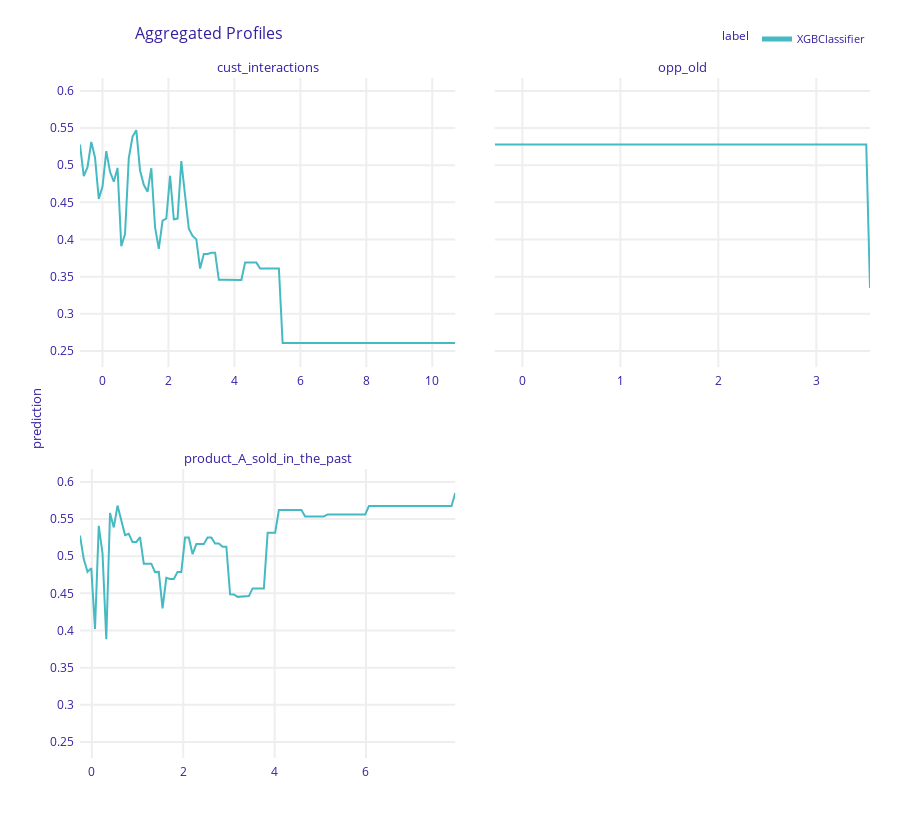

The notebook cell saved with this chart:
### Code cell
ale_obj = explainer.model_profile(
    type='accumulated',
    variables=['cust_interactions', 'opp_old', 'product_A_sold_in_the_past']
)
ale_obj.plot()

### Figure 1 — Plotly figure (JSON) as saved in the notebook; plotly's stock layout.template omitted (floating-point values rounded to 4 significant figures; data arrays with more than 128 entries replaced by an {"elided": "..."} marker saying what was removed)
{"data": [{"customdata": {"elided": "101x3 mixed values"}, "hovertemplate": "<b>%{hovertext}</b><br><br>prediction=%{y:.3f}<br>mean_prediction=%{customdata[0]:.3f}<extra></extra>", "hovertext": ["XGBClassifier", "XGBClassifier", "XGBClassifier", "XGBClassifier", "XGBClassifier", "XGBClassifier", "XGBClassifier", "XGBClassifier", "XGBClassifier", "XGBClassifier", "XGBClassifier", "XGBClassifier", "XGBClassifier", "XGBClassifier", "XGBClassifier", "XGBClassifier", "XGBClassifier", "XGBClassifier", "XGBClassifier", "XGBClassifier", "XGBClassifier", "XGBClassifier", "XGBClassifier", "XGBClassifier", "XGBClassifier", "XGBClassifier", "XGBClassifier", "XGBClassifier", "XGBClassifier", "XGBClassifier", "XGBClassifier", "XGBClassifier", "XGBClassifier", "XGBClassifier", "XGBClassifier", "XGBClassifier", "XGBClassifier", "XGBClassifier", "XGBClassifier", "XGBClassifier", "XGBClassifier", "XGBClassifier", "XGBClassifier", "XGBClassifier", "XGBClassifier", "XGBClassifier", "XGBClassifier", "XGBClassifier", "XGBClassifier", "XGBClassifier", "XGBClassifier", "XGBClassifier", "XGBClassifier", "XGBClassifier", "XGBClassifier", "XGBClassifier", "XGBClassifier", "XGBClassifier", "XGBClassifier", "XGBClassifier", "XGBClassifier", "XGBClassifier", "XGBClassifier", "XGBClassifier", "XGBClassifier", "XGBClassifier", "XGBClassifier", "XGBClassifier", "XGBClassifier", "XGBClassifier", "XGBClassifier", "XGBClassifier", "XGBClassifier", "XGBClassifier", "XGBClassifier", "XGBClassifier", "XGBClassifier", "XGBClassifier", "XGBClassifier", "XGBClassifier", "XGBClassifier", "XGBClassifier", "XGBClassifier", "XGBClassifier", "XGBClassifier", "XGBClassifier", "XGBClassifier", "XGBClassifier", "XGBClassifier", "XGBClassifier", "XGBClassifier", "XGBClassifier", "XGBClassifier", "XGBClassifier", "XGBClassifier", "XGBClassifier", "XGBClassifier", "XGBClassifier", "XGBClassifier", "XGBClassifier", "XGBClassifier"], "legendgroup": "XGBClassifier", "line": {"color": "#46bac2", "dash": "solid", "width": 2}, "marker": {"symbol": "circle"}, "mode": "lines", "name": "XGBClassifier", "opacity": 1, "orientation": "v", "showlegend": true, "type": "scatter", "x": [-0.6817, -0.5679, -0.4541, -0.3403, -0.2265, -0.1127, 0.001046, 0.1148, 0.2286, 0.3424, 0.4562, 0.57, 0.6838, 0.7976, 0.9114, 1.025, 1.139, 1.253, 1.367, 1.48, 1.594, 1.708, 1.822, 1.935, 2.049, 2.163, 2.277, 2.391, 2.504, 2.618, 2.732, 2.846, 2.96, 3.073, 3.187, 3.301, 3.415, 3.529, 3.642, 3.756, 3.87, 3.984, 4.098, 4.211, 4.325, 4.439, 4.553, 4.666, 4.78, 4.894, 5.008, 5.122, 5.235, 5.349, 5.463, 5.577, 5.691, 5.804, 5.918, 6.032, 6.146, 6.26, 6.373, 6.487, 6.601, 6.715, 6.829, 6.942, 7.056, 7.17, 7.284, 7.397, 7.511, 7.625, 7.739, 7.853, 7.966, 8.08, 8.194, 8.308, 8.422, 8.535, 8.649, 8.763, 8.877, 8.991, 9.104, 9.218, 9.332, 9.446, 9.559, 9.673, 9.787, 9.901, 10.01, 10.13, 10.24, 10.36, 10.47, 10.58, 10.7], "xaxis": "x3", "y": [0.5277, 0.4852, 0.4974, 0.5313, 0.5105, 0.4547, 0.4713, 0.519, 0.4911, 0.4778, 0.4964, 0.391, 0.4074, 0.5094, 0.5385, 0.5472, 0.493, 0.4736, 0.4642, 0.496, 0.4165, 0.3875, 0.4254, 0.4283, 0.4859, 0.4273, 0.4282, 0.5055, 0.4592, 0.4147, 0.4049, 0.4002, 0.3608, 0.3806, 0.3806, 0.3822, 0.3822, 0.3457, 0.3457, 0.3457, 0.3455, 0.3455, 0.3455, 0.3455, 0.3689, 0.3689, 0.3689, 0.3689, 0.361, 0.361, 0.361, 0.361, 0.361, 0.361, 0.2608, 0.2608, 0.2608, 0.2608, 0.2608, 0.2608, 0.2608, 0.2608, 0.2608, 0.2608, 0.2608, 0.2608, 0.2608, 0.2608, 0.2608, 0.2608, 0.2608, 0.2608, 0.2608, 0.2608, 0.2608, 0.2608, 0.2608, 0.2608, 0.2608, 0.2608, 0.2608, 0.2608, 0.2608, 0.2608, 0.2608, 0.2608, 0.2608, 0.2608, 0.2608, 0.2608, 0.2608, 0.2608, 0.2608, 0.2608, 0.2608, 0.2608, 0.2608, 0.2608, 0.2608, 0.2608, 0.2608], "yaxis": "y3"}, {"customdata": {"elided": "101x3 mixed values"}, "hovertemplate": "<b>%{hovertext}</b><br><br>prediction=%{y:.3f}<br>mean_prediction=%{customdata[0]:.3f}<extra></extra>", "hovertext": ["XGBClassifier", "XGBClassifier", "XGBClassifier", "XGBClassifier", "XGBClassifier", "XGBClassifier", "XGBClassifier", "XGBClassifier", "XGBClassifier", "XGBClassifier", "XGBClassifier", "XGBClassifier", "XGBClassifier", "XGBClassifier", "XGBClassifier", "XGBClassifier", "XGBClassifier", "XGBClassifier", "XGBClassifier", "XGBClassifier", "XGBClassifier", "XGBClassifier", "XGBClassifier", "XGBClassifier", "XGBClassifier", "XGBClassifier", "XGBClassifier", "XGBClassifier", "XGBClassifier", "XGBClassifier", "XGBClassifier", "XGBClassifier", "XGBClassifier", "XGBClassifier", "XGBClassifier", "XGBClassifier", "XGBClassifier", "XGBClassifier", "XGBClassifier", "XGBClassifier", "XGBClassifier", "XGBClassifier", "XGBClassifier", "XGBClassifier", "XGBClassifier", "XGBClassifier", "XGBClassifier", "XGBClassifier", "XGBClassifier", "XGBClassifier", "XGBClassifier", "XGBClassifier", "XGBClassifier", "XGBClassifier", "XGBClassifier", "XGBClassifier", "XGBClassifier", "XGBClassifier", "XGBClassifier", "XGBClassifier", "XGBClassifier", "XGBClassifier", "XGBClassifier", "XGBClassifier", "XGBClassifier", "XGBClassifier", "XGBClassifier", "XGBClassifier", "XGBClassifier", "XGBClassifier", "XGBClassifier", "XGBClassifier", "XGBClassifier", "XGBClassifier", "XGBClassifier", "XGBClassifier", "XGBClassifier", "XGBClassifier", "XGBClassifier", "XGBClassifier", "XGBClassifier", "XGBClassifier", "XGBClassifier", "XGBClassifier", "XGBClassifier", "XGBClassifier", "XGBClassifier", "XGBClassifier", "XGBClassifier", "XGBClassifier", "XGBClassifier", "XGBClassifier", "XGBClassifier", "XGBClassifier", "XGBClassifier", "XGBClassifier", "XGBClassifier", "XGBClassifier", "XGBClassifier", "XGBClassifier", "XGBClassifier"], "legendgroup": "XGBClassifier", "line": {"color": "#46bac2", "dash": "solid", "width": 2}, "marker": {"symbol": "circle"}, "mode": "lines", "name": "XGBClassifier", "opacity": 1, "orientation": "v", "showlegend": false, "type": "scatter", "x": [-0.2818, -0.2436, -0.2053, -0.167, -0.1287, -0.09036, -0.05206, -0.01377, 0.02453, 0.06283, 0.1011, 0.1394, 0.1777, 0.216, 0.2543, 0.2926, 0.3309, 0.3692, 0.4075, 0.4458, 0.4841, 0.5224, 0.5607, 0.599, 0.6373, 0.6756, 0.7139, 0.7522, 0.7905, 0.8288, 0.8671, 0.9054, 0.9437, 0.982, 1.02, 1.059, 1.097, 1.135, 1.173, 1.212, 1.25, 1.288, 1.327, 1.365, 1.403, 1.442, 1.48, 1.518, 1.556, 1.595, 1.633, 1.671, 1.71, 1.748, 1.786, 1.825, 1.863, 1.901, 1.939, 1.978, 2.016, 2.054, 2.093, 2.131, 2.169, 2.208, 2.246, 2.284, 2.322, 2.361, 2.399, 2.437, 2.476, 2.514, 2.552, 2.59, 2.629, 2.667, 2.705, 2.744, 2.782, 2.82, 2.859, 2.897, 2.935, 2.973, 3.012, 3.05, 3.088, 3.127, 3.165, 3.203, 3.242, 3.28, 3.318, 3.356, 3.395, 3.433, 3.471, 3.51, 3.548], "xaxis": "x4", "y": [0.5277, 0.5277, 0.5277, 0.5277, 0.5277, 0.5277, 0.5277, 0.5277, 0.5277, 0.5277, 0.5277, 0.5277, 0.5277, 0.5277, 0.5277, 0.5277, 0.5277, 0.5277, 0.5277, 0.5277, 0.5277, 0.5277, 0.5277, 0.5277, 0.5277, 0.5277, 0.5277, 0.5277, 0.5277, 0.5277, 0.5277, 0.5277, 0.5277, 0.5277, 0.5277, 0.5277, 0.5277, 0.5277, 0.5277, 0.5277, 0.5277, 0.5277, 0.5277, 0.5277, 0.5277, 0.5277, 0.5277, 0.5277, 0.5277, 0.5277, 0.5277, 0.5277, 0.5277, 0.5277, 0.5277, 0.5277, 0.5277, 0.5277, 0.5277, 0.5277, 0.5277, 0.5277, 0.5277, 0.5277, 0.5277, 0.5277, 0.5277, 0.5277, 0.5277, 0.5277, 0.5277, 0.5277, 0.5277, 0.5277, 0.5277, 0.5277, 0.5277, 0.5277, 0.5277, 0.5277, 0.5277, 0.5277, 0.5277, 0.5277, 0.5277, 0.5277, 0.5277, 0.5277, 0.5277, 0.5277, 0.5277, 0.5277, 0.5277, 0.5277, 0.5277, 0.5277, 0.5277, 0.5277, 0.5277, 0.5277, 0.3348], "yaxis": "y4"}, {"customdata": {"elided": "101x3 mixed values"}, "hovertemplate": "<b>%{hovertext}</b><br><br>prediction=%{y:.3f}<br>mean_prediction=%{customdata[0]:.3f}<extra></extra>", "hovertext": ["XGBClassifier", "XGBClassifier", "XGBClassifier", "XGBClassifier", "XGBClassifier", "XGBClassifier", "XGBClassifier", "XGBClassifier", "XGBClassifier", "XGBClassifier", "XGBClassifier", "XGBClassifier", "XGBClassifier", "XGBClassifier", "XGBClassifier", "XGBClassifier", "XGBClassifier", "XGBClassifier", "XGBClassifier", "XGBClassifier", "XGBClassifier", "XGBClassifier", "XGBClassifier", "XGBClassifier", "XGBClassifier", "XGBClassifier", "XGBClassifier", "XGBClassifier", "XGBClassifier", "XGBClassifier", "XGBClassifier", "XGBClassifier", "XGBClassifier", "XGBClassifier", "XGBClassifier", "XGBClassifier", "XGBClassifier", "XGBClassifier", "XGBClassifier", "XGBClassifier", "XGBClassifier", "XGBClassifier", "XGBClassifier", "XGBClassifier", "XGBClassifier", "XGBClassifier", "XGBClassifier", "XGBClassifier", "XGBClassifier", "XGBClassifier", "XGBClassifier", "XGBClassifier", "XGBClassifier", "XGBClassifier", "XGBClassifier", "XGBClassifier", "XGBClassifier", "XGBClassifier", "XGBClassifier", "XGBClassifier", "XGBClassifier", "XGBClassifier", "XGBClassifier", "XGBClassifier", "XGBClassifier", "XGBClassifier", "XGBClassifier", "XGBClassifier", "XGBClassifier", "XGBClassifier", "XGBClassifier", "XGBClassifier", "XGBClassifier", "XGBClassifier", "XGBClassifier", "XGBClassifier", "XGBClassifier", "XGBClassifier", "XGBClassifier", "XGBClassifier", "XGBClassifier", "XGBClassifier", "XGBClassifier", "XGBClassifier", "XGBClassifier", "XGBClassifier", "XGBClassifier", "XGBClassifier", "XGBClassifier", "XGBClassifier", "XGBClassifier", "XGBClassifier", "XGBClassifier", "XGBClassifier", "XGBClassifier", "XGBClassifier", "XGBClassifier", "XGBClassifier", "XGBClassifier", "XGBClassifier", "XGBClassifier"], "legendgroup": "XGBClassifier", "line": {"color": "#46bac2", "dash": "solid", "width": 2}, "marker": {"symbol": "circle"}, "mode": "lines", "name": "XGBClassifier", "opacity": 1, "orientation": "v", "showlegend": false, "type": "scatter", "x": [-0.2599, -0.1778, -0.09564, -0.01351, 0.06863, 0.1508, 0.2329, 0.315, 0.3972, 0.4793, 0.5615, 0.6436, 0.7257, 0.8079, 0.89, 0.9721, 1.054, 1.136, 1.219, 1.301, 1.383, 1.465, 1.547, 1.629, 1.711, 1.794, 1.876, 1.958, 2.04, 2.122, 2.204, 2.286, 2.368, 2.451, 2.533, 2.615, 2.697, 2.779, 2.861, 2.943, 3.026, 3.108, 3.19, 3.272, 3.354, 3.436, 3.518, 3.601, 3.683, 3.765, 3.847, 3.929, 4.011, 4.093, 4.176, 4.258, 4.34, 4.422, 4.504, 4.586, 4.668, 4.75, 4.833, 4.915, 4.997, 5.079, 5.161, 5.243, 5.325, 5.408, 5.49, 5.572, 5.654, 5.736, 5.818, 5.9, 5.983, 6.065, 6.147, 6.229, 6.311, 6.393, 6.475, 6.558, 6.64, 6.722, 6.804, 6.886, 6.968, 7.05, 7.132, 7.215, 7.297, 7.379, 7.461, 7.543, 7.625, 7.707, 7.79, 7.872, 7.954], "xaxis": "x", "y": [0.5277, 0.4961, 0.479, 0.484, 0.402, 0.5409, 0.5037, 0.3882, 0.5582, 0.5388, 0.5681, 0.5484, 0.5284, 0.5301, 0.5191, 0.5191, 0.5256, 0.4899, 0.4899, 0.4899, 0.4786, 0.4789, 0.4298, 0.4709, 0.4695, 0.4695, 0.4789, 0.4789, 0.5253, 0.5253, 0.5027, 0.5164, 0.5164, 0.5164, 0.5252, 0.5252, 0.5171, 0.5171, 0.5129, 0.5129, 0.4489, 0.4486, 0.4453, 0.4453, 0.4459, 0.4463, 0.4567, 0.4567, 0.4567, 0.4567, 0.5315, 0.5315, 0.5315, 0.5622, 0.5622, 0.5622, 0.5622, 0.5622, 0.5622, 0.5622, 0.5536, 0.5536, 0.5536, 0.5536, 0.5536, 0.5536, 0.5563, 0.5563, 0.5563, 0.5563, 0.5563, 0.5563, 0.5563, 0.5563, 0.5563, 0.5563, 0.5563, 0.5676, 0.5676, 0.5676, 0.5676, 0.5676, 0.5676, 0.5676, 0.5676, 0.5676, 0.5676, 0.5676, 0.5676, 0.5676, 0.5676, 0.5676, 0.5676, 0.5676, 0.5676, 0.5676, 0.5676, 0.5676, 0.5676, 0.5676, 0.585], "yaxis": "y"}], "layout": {"annotations": [{"font": {"size": 13}, "showarrow": false, "text": "product_A_sold_in_the_past", "x": 0.2375, "xanchor": "center", "xref": "paper", "y": 0.425, "yanchor": "bottom", "yref": "paper"}, {"font": {"size": 13}, "showarrow": false, "text": "cust_interactions", "x": 0.2375, "xanchor": "center", "xref": "paper", "y": 1, "yanchor": "bottom", "yref": "paper"}, {"font": {"size": 13}, "showarrow": false, "text": "opp_old", "x": 0.7625, "xanchor": "center", "xref": "paper", "y": 1, "yanchor": "bottom", "yref": "paper"}, {"font": {"size": 13}, "showarrow": false, "text": "prediction", "textangle": -90, "x": -0.07, "xref": "paper", "y": 0.5, "yref": "paper"}], "font": {"color": "#371ea3"}, "height": 829, "hovermode": "x unified", "legend": {"font": {"size": 11}, "itemsizing": "constant", "orientation": "h", "title": {"font": {"size": 12}, "text": "label"}, "tracegroupgap": 0, "x": 1, "xanchor": "right", "y": 1.036, "yanchor": "bottom"}, "margin": {"b": 71, "r": 30, "t": 78}, "title": {"font": {"size": 16}, "text": "Aggregated Profiles", "x": 0.15}, "xaxis": {"anchor": "y", "automargin": true, "domain": [0, 0.475], "fixedrange": true, "gridwidth": 2, "showticklabels": true, "tickcolor": "white", "ticklen": 3, "ticks": "outside", "title": {"text": ""}, "type": "linear", "zeroline": false}, "xaxis2": {"anchor": "y2", "automargin": true, "domain": [0.525, 1], "fixedrange": true, "gridwidth": 2, "showticklabels": true, "tickcolor": "white", "ticklen": 3, "ticks": "outside", "title": {"text": ""}, "type": "linear", "zeroline": false}, "xaxis3": {"anchor": "y3", "automargin": true, "domain": [0, 0.475], "fixedrange": true, "gridwidth": 2, "showticklabels": true, "tickcolor": "white", "ticklen": 3, "ticks": "outside", "title": {"text": ""}, "type": "linear", "zeroline": false}, "xaxis4": {"anchor": "y4", "automargin": true, "domain": [0.525, 1], "fixedrange": true, "gridwidth": 2, "showticklabels": true, "tickcolor": "white", "ticklen": 3, "ticks": "outside", "title": {"text": ""}, "type": "linear", "zeroline": false}, "yaxis": {"anchor": "x", "automargin": true, "domain": [0, 0.425], "fixedrange": true, "gridwidth": 2, "range": [0.2284, 0.6174], "tickcolor": "white", "ticklen": 3, "ticks": "outside", "title": {"text": ""}, "type": "linear", "zeroline": false}, "yaxis2": {"anchor": "x2", "automargin": true, "domain": [0, 0.425], "fixedrange": true, "gridwidth": 2, "matches": "y", "showticklabels": false, "tickcolor": "white", "ticklen": 3, "ticks": "outside", "title": {"text": ""}, "type": "linear", "zeroline": false}, "yaxis3": {"anchor": "x3", "automargin": true, "domain": [0.575, 1], "fixedrange": true, "gridwidth": 2, "matches": "y", "range": [0.2284, 0.6174], "tickcolor": "white", "ticklen": 3, "ticks": "outside", "title": {"text": ""}, "type": "linear", "zeroline": false}, "yaxis4": {"anchor": "x4", "automargin": true, "domain": [0.575, 1], "fixedrange": true, "gridwidth": 2, "matches": "y", "showticklabels": false, "tickcolor": "white", "ticklen": 3, "ticks": "outside", "title": {"text": ""}, "type": "linear", "zeroline": false}}}
